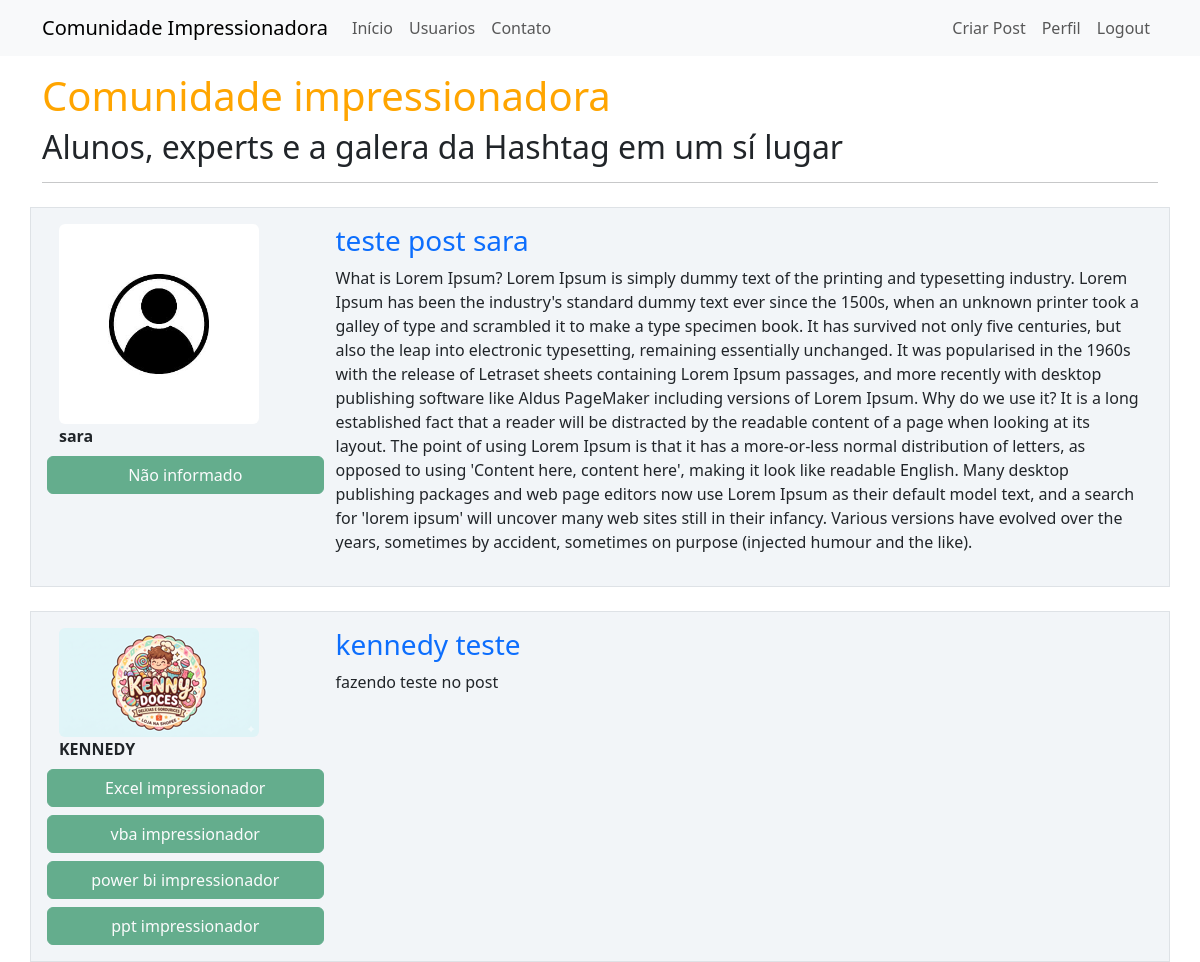
/ (signed in), run on the app's committed database.
### comunidadeimpressionadora/models.py (models this page shows, shortened)
class Post(database.Model):
    id = database.Column(database.Integer,primary_key = True)
    titulo = database.Column(database.String,nullable = False)
    corpo = database.Column(database.Text,nullable = False)
    data_criacao = database.Column(database.DateTime,nullable= False, default = datetime.utcnow )
    id_usuario = database.Column(database.Integer,database.ForeignKey('usuario.id'),nullable=False) #informando a chave estrangeira

class Usuario(database.Model,UserMixin):
    id = database.Column(database.Integer,primary_key = True)
    username = database.Column(database.String , nullable = False)
    email = database.Column(database.String,nullable = False, unique= True)
    senha = database.Column(database.String,nullable=False)
    foto_perfil = database.Column(database.String,default = 'default.jpg')
    posts = database.relationship('Post',backref='autor',lazy=True) #relacionamento 1:n
    cursos = database.Column(database.String,nullable=False,default='Não informado')

### comunidadeimpressionadora/routes.py (the view)
@app.route('/')
def home():
    posts = Post.query.order_by(Post.id.desc())
    return render_template('home.html',posts=posts) #usando render_template para chamar o arquivo html

### comunidadeimpressionadora/models.py (called while the page is built)
@login_manager.user_loader
def load_usuario(id_usuario):
    return Usuario.query.get(int(id_usuario))

### comunidadeimpressionadora/templates/home.html
{% extends 'base.html' %} {% block body %}
<div class="container mt-3">
  <h1 style="color:orange">Comunidade impressionadora</h1>
  <h2>Alunos, experts e a galera da Hashtag em um sí lugar</h2>
  <hr>
  {% for post in posts %}
  <div class="row border mt-4 p-3 meupost">
    <div class="col-3">
      <div class="image pe-2">
        <img src="{{ url_for('static',filename='fotos_perfil/{}'.format(post.autor.foto_perfil)) }}" class="rounded"
          width="200">
      </div>
      <strong>{{ post.autor.username }}</strong>
      <div class="row justify-content-center">
        {% for curso in post.autor.cursos.split(';') %}
        <button type="button" class="btn btn-success disabled mt-2">{{ curso }}</button>
        {% endfor %}
      </div>
    </div>
    <div class="col-9">
      <a style="text-decoration: none;" href="{{ url_for('exibir_post',post_id = post.id) }}">
        <h3>{{ post.titulo }}</h3>
      </a>
      <p>{{ post.corpo }}</p>
    </div>
  </div>
  {% endfor %}
</div>
{% endblock %}

### comunidadeimpressionadora/static/main.css (style rules this page uses)
.meupost { background: #f2f5f8 !important; }

### data on the page
Post: foto_perfil (placeholder picture), autor.username "sara", titulo "teste post sara", corpo "What is Lorem Ipsum? Lorem Ipsum is simply dummy text of the printing and typesetting industry. Lorem Ipsum has been the industry's standard dummy text ever since the 1500s, when an unknown printer took a galley of type and scrambled it to make a type specimen book. It has survived not only five centuries, but also the leap into electronic typesetting, remaining essentially unchanged. It was popularised in the 1960s with the release of Letraset sheets containing Lorem Ipsum passages, and more recently with desktop publishing software like Aldus PageMaker including versions of Lorem Ipsum. Why do we use it? It is a long established fact that a reader will be distracted by the readable…"
Usuario: cursos "Não informado"
Post: foto_perfil (picture), autor.username "KENNEDY", curso "Excel impressionador" "vba impressionador" "power bi impressionador" "ppt impressionador", titulo "kennedy teste", corpo "fazendo teste no post"
